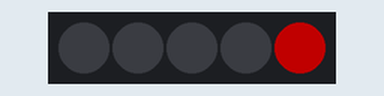
Simulated run of this sketch. Board: Arduino Uno, built with avr-gcc and run on an emulated ATmega328P. On the bench: 5 RGB LEDs in strip order, left to right. Dim RGB values are drawn brighter than linear; random numbers use the default seed unless the sketch sets one.

Above: at 0.1 s.
At 3.4 s:
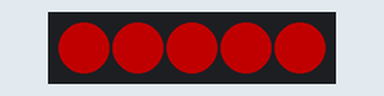
At 16.7 s:
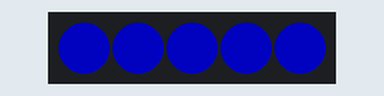
At 19.4 s:
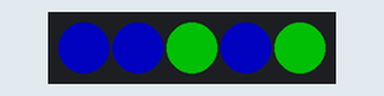
At 22.3 s:
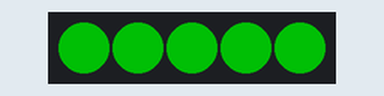
At 35.6 s:
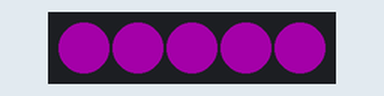
Timing chart, 0 to 40.0 s (numbered marks = the images above):
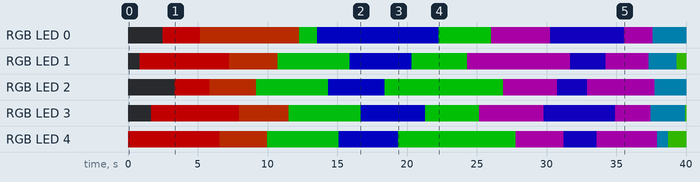

The sketch:

random_star.ino
```cpp
// one LED changes to a random color
// then update following a star pattern: 0,2,4,1,3

#include <Adafruit_NeoPixel.h>
#ifdef __AVR__
  #include <avr/power.h>
#endif

#define PIN 1
#define N_LED 5

Adafruit_NeoPixel strip = Adafruit_NeoPixel(N_LED, PIN, NEO_GRB + NEO_KHZ800);

void setup() {
  strip.begin();
  strip.show();

  randomSeed(analogRead(A0));
}

void loop() {
  uint32_t color = Wheel(random(256)); // random color
  int start = random(N_LED); // random LED to start things off
  int delay_amount = 100 + random(900);

  for(int i=0; i<N_LED; i++) {
    strip.setPixelColor((start + i*2) % N_LED , color); // 0, 2, 4, 1, 3
    strip.show();
    delay(delay_amount);
  }
  delay(250+random(1250)); // add a delay in-between
}

// Input a value 0 to 255 to get a color value.
// The colours are a transition r - g - b - back to r.
uint32_t Wheel(byte WheelPos) {
  WheelPos = 255 - WheelPos;
  if(WheelPos < 85) {
    return strip.Color(85 - WheelPos, 0, WheelPos);
  }
  if(WheelPos < 170) {
    WheelPos -= 85;
    return strip.Color(0, WheelPos, 85 - WheelPos);
  }
  WheelPos -= 170;
  return strip.Color(WheelPos, 85 - WheelPos, 0);
}
```

Measured:
- by itself, RGB LED 0: off → RGB(85, 0, 0) at 2.5 s, → RGB(69, 16, 0) 2.7 s later, → RGB(0, 79, 6) 7.1 s later, → RGB(0, 1, 84) 1.3 s later, … (9 changes in this stretch)
- by itself, RGB LED 2: off → RGB(85, 0, 0) at 3.3 s, → RGB(69, 16, 0) 2.5 s later, → RGB(0, 79, 6) 3.3 s later, → RGB(0, 1, 84) 5.1 s later, … (9 changes in this stretch)
- what the display in image 2 shows lasts 1.7 s, from 16.7 s to 18.4 s
- what the display in image 3 shows lasts 0.9 s, from 19.4 s to 20.3 s
- what the display in image 4 shows lasts 2.0 s, from 22.3 s to 24.3 s
